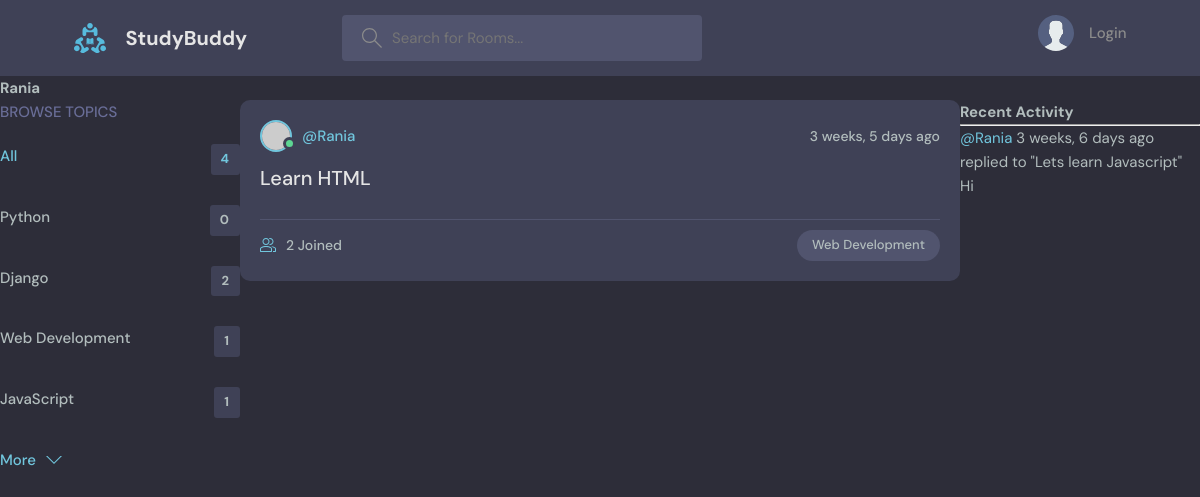
The app's page /profile/2/ with its own data.
### base/models.py (models this page shows, shortened)
class Topic(models.Model):
    name = models.CharField(max_length=200)

class Room(models.Model):
    host = models.ForeignKey(User, on_delete=models.SET_NULL, null=True)
    topic = models.ForeignKey(Topic, on_delete=models.SET_NULL, null=True)
    name = models.CharField(max_length=200)
    description = models.TextField(null=True, blank=True)
    participants = models.ManyToManyField(User, related_name='participants', blank=True)
    updated = models.DateTimeField(auto_now=True)
    created = models.DateTimeField(auto_now_add=True)
    class Meta:
        ordering = ['-updated', '-created']
    def __str__(self):
        return self.name

class Message(models.Model):
    user = models.ForeignKey(User, on_delete=models.CASCADE)
    room = models.ForeignKey(Room, on_delete=models.CASCADE)
    body = models.TextField()
    updated = models.DateTimeField(auto_now=True)
    created = models.DateTimeField(auto_now_add=True)
    class Meta:
        ordering = ['-updated', '-created']
    def __str__(self):
        return self.body[0:50]

### base/views.py (the view)
# urls.py: path('profile/<str:pk>/', views.userProfile, name='user-profile'),
def userProfile(request, pk):
    user = User.objects.get(id=pk)
    rooms = user.room_set.all()
    room_messages = user.message_set.all()
    topics = Topic.objects.all()
    context= {'user': user, 'rooms': rooms, 'room_messages': room_messages, 'topics': topics}
    return render(request, 'base/profile.html', context)

### base/templates/base/profile.html (shortened to what this page needs)
{% extends "main.html" %}
{% block content %}
    <h1>{{user.username}}</h1>
    <div class="profile-container">
        <div>
            {% include "base/topics_component.html" %}
        </div>
        <div>
            {% include "base/feed_component.html" %}
        </div>
        <div>
            {% include "base/activity_component.html" %}
        </div>
    </div>
{% endblock %}

### base/templates/base/topics_component.html
<div class="topics">
    <div class="topics__header">
      <h2>Browse Topics</h2>
    </div>
    <ul class="topics__list">
      <li>
        <a href="{% url 'home' %}" class="active">All <span>{{ topics.count }}</span></a>
      </li>
      {% for topic in topics %}
        <li>
            <a href="{% url 'home' %}?q={{ topic.name }}">{{ topic.name }} <span>{{ topic.room_set.all.count }}</span></a>
        </li>
      {% endfor %}
    </ul>
    <a class="btn btn--link" href="topics.html">
      More
      <svg version="1.1" xmlns="http://www.w3.org/2000/svg" width="32" height="32" viewBox="0 0 32 32">
        <title>chevron-down</title>
        <path d="M16 21l-13-13h-3l16 16 16-16h-3l-13 13z"></path>
      </svg>
    </a>
  </div>

### base/templates/base/feed_component.html (shortened to what this page needs)
{% for room in rooms %}
    <div class="roomListRoom">
        <div class="roomListRoom__header">
        <a href="{% url 'user-profile' room.host.id %}" class="roomListRoom__author">
            <div class="avatar avatar--small active">
            <img src="https://randomuser.me/api/portraits/men/11.jpg" />
            </div>
            <span>@{{ room.host.username }}</span>
        </a>
        <div class="roomListRoom__actions">
            <span>{{ room.created | timesince }} ago</span>
        </div>
        </div>
        <div class="roomListRoom__content">
        <a href="{% url 'room' room.id %}">{{ room.name }}</a>
        </div>
        <div class="roomListRoom__meta">
        <a href="{% url 'room' room.id %}" class="roomListRoom__joined">
            {{ room.participants.all.count }} Joined
        </a>
        <p class="roomListRoom__topic">{{ room.topic.name }}</p>
        </div>
    </div>
{% endfor %}

### base/templates/base/activity_component.html (shortened to what this page needs)
<h3>Recent Activity</h3>
<hr>
{% for message in room_messages %}
    <div>
        <small><a href="{% url 'user-profile' message.user.id %}">@{{ message.user }}</a> {{ message.created | timesince }} ago</small>
        <small>replied to "{{ message.room }}"</small>
        <p>{{ message }}</p>
    </div>
{% endfor %}

### static/styles/style.css (style rules this page uses)
:root { --color-main: #71c6dd; --color-main-light: #e1f6fb; --color-dark: #3f4156; --color-dark-medium: #51546e; --color-dark-light: #696d97; --color-light: #e5e5e5; --color-gray: #8b8b8b; --color-light-gray: #b2bdbd; --color-bg: #2d2d39; --color-success: #5dd693; --color-error: #fc4b0b; }
* { font-family: "DM Sans", -apple-system, BlinkMacSystemFont, "Segoe UI", Roboto, Oxygen, Ubuntu, Cantarell, "Open Sans", "Helvetica Neue", sans-serif; margin: 0; padding: 0; box-sizing: border-box; text-rendering: optimizeLegibility; font-size: inherit; }
html { font-size: 56.25%; }
@media only screen and (min-width: 1200px) { html { font-size: 62.5%; } }
body { line-height: 1.6; font-weight: 400; font-size: 1.5rem; color: var(--color-light-gray); background-color: var(--color-bg); min-height: 100vh; }
img { width: 100%; }
a { display: inline-block; color: var(--color-main); text-decoration: none; }
.btn { background-color: transparent; border: none; display: inline-flex; align-items: center; gap: 1rem; cursor: pointer; transition: all ease-in-out 0.3s; padding: 1rem 2rem; border-radius: 5px; box-shadow: 1px 1px 3px 1px rgba(0, 0, 0, 0.15); font-weight: 500; }
.btn--link { border-radius: 0; padding: 0; color: var(--color-main); box-shadow: none; }
.btn > svg { fill: currentColor; width: 1.6rem; height: 1.6rem; }
.avatar { position: relative; display: inline-block; border-radius: 50%; border: 2px solid var(--color-main); }
.avatar img { display: block; border-radius: 50%; object-fit: cover; object-position: center; }
.avatar::after { content: ""; display: block; position: absolute; background-color: var(--color-gray); z-index: 111; border-radius: 50%; border: 0.3rem solid var(--color-dark); }
.avatar.active::after { background-color: var(--color-success); }
.avatar.avatar--small img { width: 2.8rem; height: 2.8rem; }
.avatar.avatar--small:after { width: 0.7rem; height: 0.7rem; bottom: 0px; right: -6px; }
.topics__header { margin-bottom: 2rem; }
.topics__header h2 { text-transform: uppercase; font-weight: 500; color: var(--color-dark-light); }
.topics__list { list-style: none; }
.topics__list li a { display: flex; justify-content: space-between; margin-bottom: 3rem; font-weight: 500; color: var(--color-light-gray); transition: all 0.3s ease-in-out; }
.topics__list li a.active, .topics__list li a:hover { color: var(--color-main); }
.topics__list li a span { padding: 0.5rem 1rem; background-color: var(--color-dark); border-radius: 3px; font-size: 1.3rem; font-weight: 700; letter-spacing: 1px; }
.roomListRoom { margin-bottom: 2.4rem; background-color: var(--color-dark); border-radius: 1rem; padding: 2rem; }
.roomListRoom__header { display: flex; justify-content: space-between; align-items: center; }
.roomListRoom__author { font-weight: 500; display: flex; align-items: center; gap: 1rem; }
.roomListRoom__actions { display: flex; align-items: flex-start; gap: 1rem; position: relative; }
.roomListRoom__actions span { font-size: 1.4rem; font-weight: 500; }
.roomListRoom__content { margin: 1rem 0; }
.roomListRoom__content a { font-size: 2rem; font-weight: 500; margin-bottom: 1.5rem; color: var(--color-light); transition: all 0.3s ease-in-out; }
.roomListRoom__meta { border-top: 1px solid var(--color-dark-medium); padding-top: 1rem; display: flex; align-items: center; justify-content: space-between; }
.roomListRoom__joined { color: var(--color-light-gray); display: flex; align-items: center; gap: 1rem; font-size: 1.4rem; font-weight: 500; }
.roomListRoom__joined svg { fill: var(--color-main); width: 1.6rem; height: 1.6rem; }
.roomListRoom__topic { padding: 5px 1.5rem; background-color: var(--color-dark-medium); border-radius: 5rem; font-weight: 500; font-size: 1.3rem; }

### base/templates/base/profile.html (style rules this page uses)
.profile-container { display: grid; grid-template-columns: 1fr 3fr 1fr; }

### records on screen
Topic: name "Python", room_set.all.count "0"
Topic: name "Django", room_set.all.count "2"
Topic: name "Web Development", room_set.all.count "1"
Topic: name "JavaScript", room_set.all.count "1"
Room: host.username "Rania", created "3 weeks, 5 days", name "Learn HTML", participants.all.count "2", topic.name "Web Development"
Message: user "Rania", created "3 weeks, 6 days", room "Lets learn Javascript", body "Hi"

### other values on screen
{{ user.username }} "Rania"
{{ topics.count }} "4"
